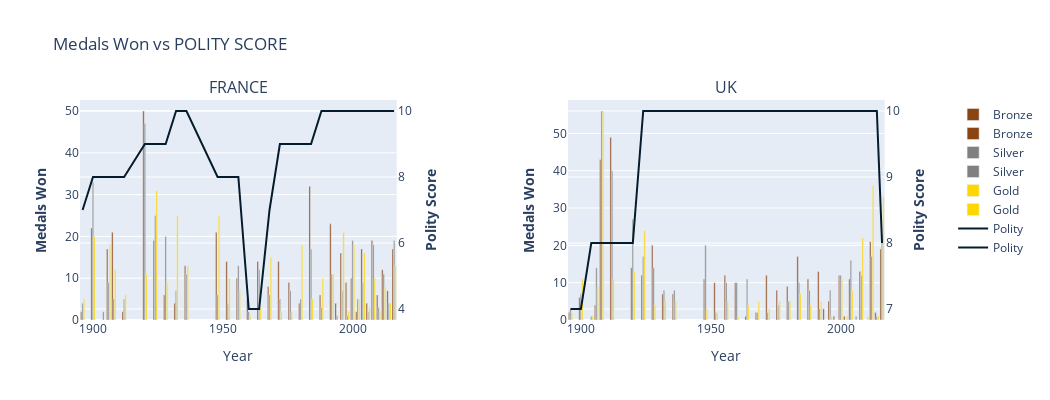
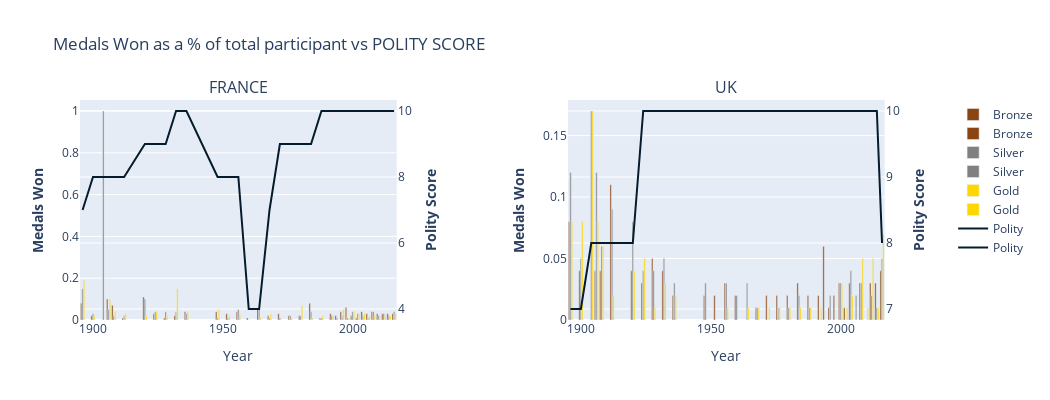
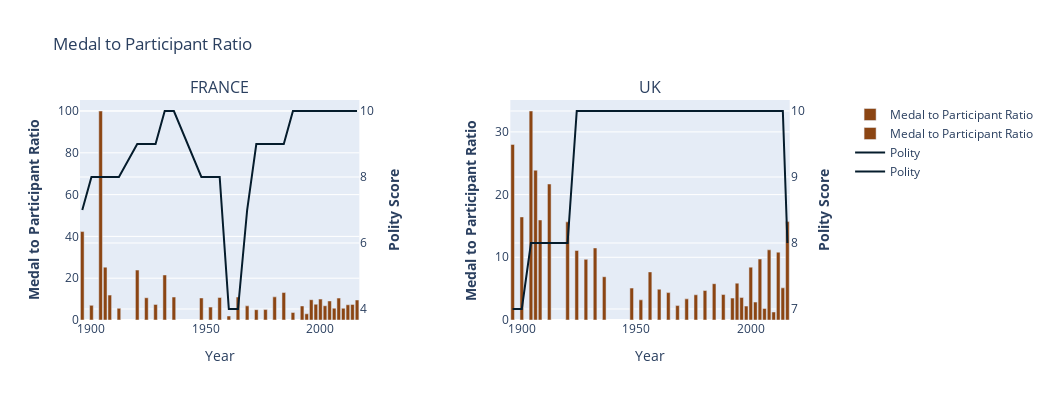
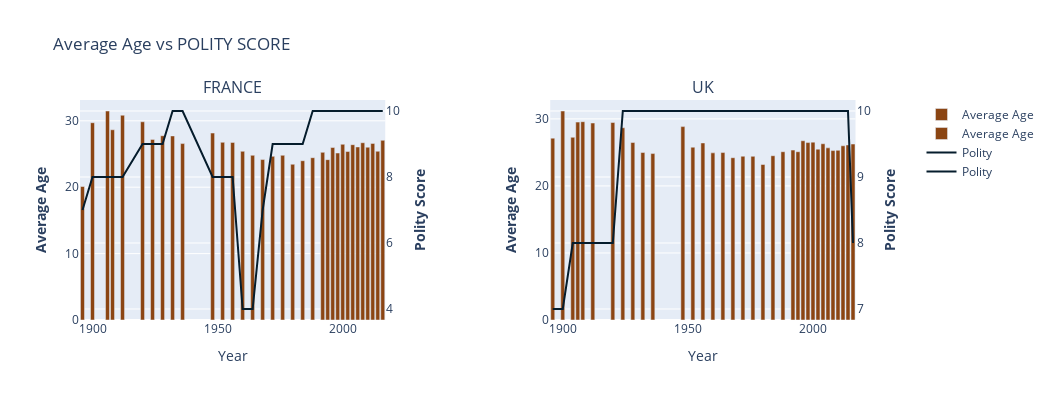

These figures' notebook cell, in order:
### Markdown cell above
### Results of Analysis

### KOREA:

In 1945, Korea split into North Korea (Autocratic) and South Korea (Democratic). During 1960, the April Revolution caused president Syngman Rhee to resign which is why the polity score might have dipped. Since 1972, South Korea's polity score increased, as it became more and more democratic. This might be a cause for its increase in performance over the next few years. While North Korea continued to grow as an autocracy, its performance in Olympics decreased. 1960 onwards, South Korea moved from a low income to middle income country which might have caused an increase in the participation ratio when compared to North Korea. The Male participation was found to be more in South Korea while female participation vs male participation was higher in North Korea.

### Code cell
plot_graphs_for_country(final_df, polity_dff3, ['FRANCE','UK'], 1890, 2020, 'POLITY SCORE')

### Figure 1 — Plotly figure (JSON) as saved in the notebook; plotly's stock layout.template omitted (floating-point values rounded to 4 significant figures)
{"data": [{"marker": {"color": "#8b4513"}, "name": "Bronze", "type": "bar", "x": [1896, 1900, 1904, 1906, 1908, 1912, 1920, 1924, 1928, 1932, 1936, 1948, 1952, 1956, 1960, 1964, 1968, 1972, 1976, 1980, 1984, 1988, 1992, 1994, 1996, 1998, 2000, 2002, 2004, 2006, 2008, 2010, 2012, 2014, 2016], "xaxis": "x", "y": [2, 22, 0, 17, 21, 2, 50, 19, 6, 4, 13, 21, 14, 10, 5, 14, 8, 14, 9, 4, 32, 6, 23, 4, 16, 9, 10, 2, 17, 4, 19, 6, 12, 7, 17], "yaxis": "y"}, {"marker": {"color": "#8b4513"}, "name": "Bronze", "type": "bar", "x": [1896, 1900, 1904, 1906, 1908, 1912, 1920, 1924, 1928, 1932, 1936, 1948, 1952, 1956, 1960, 1964, 1968, 1972, 1976, 1980, 1984, 1988, 1992, 1994, 1996, 1998, 2000, 2002, 2004, 2006, 2008, 2010, 2012, 2014, 2016], "xaxis": "x2", "y": [2, 6, 0, 4, 43, 49, 14, 12, 20, 7, 7, 11, 10, 12, 10, 1, 2, 12, 8, 9, 17, 11, 13, 3, 5, 1, 12, 1, 11, 0, 13, 0, 21, 2, 19], "yaxis": "y3"}, {"marker": {"color": "#808080"}, "name": "Silver", "type": "bar", "x": [1896, 1900, 1904, 1906, 1908, 1912, 1920, 1924, 1928, 1932, 1936, 1948, 1952, 1956, 1960, 1964, 1968, 1972, 1976, 1980, 1984, 1988, 1992, 1994, 1996, 1998, 2000, 2002, 2004, 2006, 2008, 2010, 2012, 2014, 2016], "xaxis": "x", "y": [4, 33, 2, 9, 5, 5, 47, 25, 20, 7, 11, 6, 4, 13, 2, 12, 6, 5, 7, 5, 17, 3, 11, 1, 7, 1, 19, 5, 9, 2, 18, 3, 11, 4, 19], "yaxis": "y"}, {"marker": {"color": "#808080"}, "name": "Silver", "type": "bar", "x": [1896, 1900, 1904, 1906, 1908, 1912, 1920, 1924, 1928, 1932, 1936, 1948, 1952, 1956, 1960, 1964, 1968, 1972, 1976, 1980, 1984, 1988, 1992, 1994, 1996, 1998, 2000, 2002, 2004, 2006, 2008, 2010, 2012, 2014, 2016], "xaxis": "x2", "y": [3, 7, 1, 14, 56, 40, 27, 17, 14, 8, 8, 20, 2, 10, 10, 11, 2, 2, 4, 5, 10, 8, 3, 0, 8, 0, 12, 0, 16, 1, 12, 0, 17, 1, 23], "yaxis": "y3"}, {"marker": {"color": "#ffd700"}, "name": "Gold", "type": "bar", "x": [1896, 1900, 1904, 1906, 1908, 1912, 1920, 1924, 1928, 1932, 1936, 1948, 1952, 1956, 1960, 1964, 1968, 1972, 1976, 1980, 1984, 1988, 1992, 1994, 1996, 1998, 2000, 2002, 2004, 2006, 2008, 2010, 2012, 2014, 2016], "xaxis": "x", "y": [5, 20, 0, 18, 12, 6, 11, 31, 9, 25, 13, 25, 10, 7, 1, 3, 15, 2, 2, 18, 5, 10, 11, 0, 21, 2, 18, 5, 16, 3, 10, 2, 8, 4, 13], "yaxis": "y"}, {"marker": {"color": "#ffd700"}, "name": "Gold", "type": "bar", "x": [1896, 1900, 1904, 1906, 1908, 1912, 1920, 1924, 1928, 1932, 1936, 1948, 1952, 1956, 1960, 1964, 1968, 1972, 1976, 1980, 1984, 1988, 1992, 1994, 1996, 1998, 2000, 2002, 2004, 2006, 2008, 2010, 2012, 2014, 2016], "xaxis": "x2", "y": [2, 11, 1, 9, 56, 11, 13, 24, 4, 5, 5, 3, 2, 5, 1, 4, 5, 3, 5, 5, 7, 4, 5, 0, 1, 0, 11, 1, 8, 0, 22, 1, 36, 1, 33], "yaxis": "y3"}, {"marker": {"color": "#051c2c"}, "name": "Polity", "type": "scatter", "x": [1896, 1900, 1904, 1906, 1908, 1912, 1920, 1924, 1928, 1932, 1936, 1948, 1952, 1956, 1960, 1964, 1968, 1972, 1976, 1980, 1984, 1988, 1992, 1994, 1996, 1998, 2000, 2002, 2004, 2006, 2008, 2010, 2012, 2014, 2016], "xaxis": "x", "y": [7, 8, 8, 8, 8, 8, 9, 9, 9, 10, 10, 8, 8, 8, 4, 4, 7, 9, 9, 9, 9, 10, 10, 10, 10, 10, 10, 10, 10, 10, 10, 10, 10, 10, 10], "yaxis": "y2"}, {"marker": {"color": "#051c2c"}, "name": "Polity", "type": "scatter", "x": [1896, 1900, 1904, 1906, 1908, 1912, 1920, 1924, 1928, 1932, 1936, 1948, 1952, 1956, 1960, 1964, 1968, 1972, 1976, 1980, 1984, 1988, 1992, 1994, 1996, 1998, 2000, 2002, 2004, 2006, 2008, 2010, 2012, 2014, 2016], "xaxis": "x2", "y": [7, 7, 8, 8, 8, 8, 8, 10, 10, 10, 10, 10, 10, 10, 10, 10, 10, 10, 10, 10, 10, 10, 10, 10, 10, 10, 10, 10, 10, 10, 10, 10, 10, 10, 8], "yaxis": "y4"}], "layout": {"annotations": [{"font": {"size": 16}, "showarrow": false, "text": "FRANCE", "x": 0.185, "xanchor": "center", "xref": "paper", "y": 1, "yanchor": "bottom", "yref": "paper"}, {"font": {"size": 16}, "showarrow": false, "text": "UK", "x": 0.755, "xanchor": "center", "xref": "paper", "y": 1, "yanchor": "bottom", "yref": "paper"}], "height": 400, "title": {"text": "Medals Won vs POLITY SCORE"}, "width": 1050, "xaxis": {"anchor": "y", "domain": [0, 0.37], "title": {"text": "Year"}}, "xaxis2": {"anchor": "y3", "domain": [0.57, 0.94], "title": {"text": "Year"}}, "yaxis": {"anchor": "x", "domain": [0, 1], "title": {"text": "<b>Medals Won</b>"}}, "yaxis2": {"anchor": "x", "overlaying": "y", "side": "right", "title": {"text": "<b>Polity Score</b>"}}, "yaxis3": {"anchor": "x2", "domain": [0, 1], "title": {"text": "<b>Medals Won</b>"}}, "yaxis4": {"anchor": "x2", "overlaying": "y3", "side": "right", "title": {"text": "<b>Polity Score</b>"}}}}

### Figure 2 — Plotly figure (JSON) as saved in the notebook; plotly's stock layout.template omitted (floating-point values rounded to 4 significant figures)
{"data": [{"marker": {"color": "#8b4513"}, "name": "Bronze", "type": "bar", "x": [1896, 1900, 1904, 1906, 1908, 1912, 1920, 1924, 1928, 1932, 1936, 1948, 1952, 1956, 1960, 1964, 1968, 1972, 1976, 1980, 1984, 1988, 1992, 1994, 1996, 1998, 2000, 2002, 2004, 2006, 2008, 2010, 2012, 2014, 2016], "xaxis": "x", "y": [0.08, 0.02, 0, 0.1, 0.07, 0.01, 0.11, 0.03, 0.01, 0.02, 0.04, 0.04, 0.03, 0.04, 0.01, 0.05, 0.02, 0.03, 0.02, 0.02, 0.08, 0.01, 0.03, 0.02, 0.04, 0.06, 0.02, 0.01, 0.04, 0.03, 0.04, 0.03, 0.03, 0.03, 0.03], "yaxis": "y"}, {"marker": {"color": "#8b4513"}, "name": "Bronze", "type": "bar", "x": [1896, 1900, 1904, 1906, 1908, 1912, 1920, 1924, 1928, 1932, 1936, 1948, 1952, 1956, 1960, 1964, 1968, 1972, 1976, 1980, 1984, 1988, 1992, 1994, 1996, 1998, 2000, 2002, 2004, 2006, 2008, 2010, 2012, 2014, 2016], "xaxis": "x2", "y": [0.08, 0.04, 0, 0.04, 0.04, 0.11, 0.04, 0.03, 0.05, 0.04, 0.02, 0.02, 0.02, 0.03, 0.02, 0, 0.01, 0.02, 0.02, 0.02, 0.03, 0.02, 0.02, 0.06, 0.01, 0.02, 0.03, 0.01, 0.03, 0, 0.03, 0, 0.03, 0.03, 0.04], "yaxis": "y3"}, {"marker": {"color": "#808080"}, "name": "Silver", "type": "bar", "x": [1896, 1900, 1904, 1906, 1908, 1912, 1920, 1924, 1928, 1932, 1936, 1948, 1952, 1956, 1960, 1964, 1968, 1972, 1976, 1980, 1984, 1988, 1992, 1994, 1996, 1998, 2000, 2002, 2004, 2006, 2008, 2010, 2012, 2014, 2016], "xaxis": "x", "y": [0.15, 0.03, 1, 0.05, 0.02, 0.02, 0.1, 0.04, 0.04, 0.04, 0.03, 0.01, 0.01, 0.05, 0, 0.05, 0.01, 0.01, 0.02, 0.02, 0.04, 0.01, 0.02, 0.01, 0.02, 0.01, 0.04, 0.03, 0.02, 0.01, 0.04, 0.02, 0.03, 0.02, 0.04], "yaxis": "y"}, {"marker": {"color": "#808080"}, "name": "Silver", "type": "bar", "x": [1896, 1900, 1904, 1906, 1908, 1912, 1920, 1924, 1928, 1932, 1936, 1948, 1952, 1956, 1960, 1964, 1968, 1972, 1976, 1980, 1984, 1988, 1992, 1994, 1996, 1998, 2000, 2002, 2004, 2006, 2008, 2010, 2012, 2014, 2016], "xaxis": "x2", "y": [0.12, 0.05, 0.17, 0.12, 0.06, 0.09, 0.08, 0.04, 0.04, 0.05, 0.03, 0.03, 0, 0.03, 0.02, 0.03, 0.01, 0, 0.01, 0.01, 0.02, 0.01, 0, 0, 0.02, 0, 0.03, 0, 0.04, 0.02, 0.03, 0, 0.02, 0.01, 0.05], "yaxis": "y3"}, {"marker": {"color": "#ffd700"}, "name": "Gold", "type": "bar", "x": [1896, 1900, 1904, 1906, 1908, 1912, 1920, 1924, 1928, 1932, 1936, 1948, 1952, 1956, 1960, 1964, 1968, 1972, 1976, 1980, 1984, 1988, 1992, 1994, 1996, 1998, 2000, 2002, 2004, 2006, 2008, 2010, 2012, 2014, 2016], "xaxis": "x", "y": [0.19, 0.02, 0, 0.1, 0.04, 0.03, 0.02, 0.04, 0.02, 0.15, 0.04, 0.05, 0.02, 0.03, 0, 0.01, 0.03, 0, 0.01, 0.07, 0.01, 0.02, 0.02, 0, 0.05, 0.01, 0.04, 0.03, 0.03, 0.02, 0.02, 0.01, 0.02, 0.02, 0.03], "yaxis": "y"}, {"marker": {"color": "#ffd700"}, "name": "Gold", "type": "bar", "x": [1896, 1900, 1904, 1906, 1908, 1912, 1920, 1924, 1928, 1932, 1936, 1948, 1952, 1956, 1960, 1964, 1968, 1972, 1976, 1980, 1984, 1988, 1992, 1994, 1996, 1998, 2000, 2002, 2004, 2006, 2008, 2010, 2012, 2014, 2016], "xaxis": "x2", "y": [0.08, 0.08, 0.17, 0.08, 0.06, 0.02, 0.04, 0.05, 0.01, 0.03, 0.02, 0, 0, 0.01, 0, 0.01, 0.01, 0.01, 0.01, 0.01, 0.01, 0.01, 0.01, 0, 0, 0, 0.03, 0.01, 0.02, 0, 0.05, 0.01, 0.05, 0.01, 0.07], "yaxis": "y3"}, {"marker": {"color": "#051c2c"}, "name": "Polity", "type": "scatter", "x": [1896, 1900, 1904, 1906, 1908, 1912, 1920, 1924, 1928, 1932, 1936, 1948, 1952, 1956, 1960, 1964, 1968, 1972, 1976, 1980, 1984, 1988, 1992, 1994, 1996, 1998, 2000, 2002, 2004, 2006, 2008, 2010, 2012, 2014, 2016], "xaxis": "x", "y": [7, 8, 8, 8, 8, 8, 9, 9, 9, 10, 10, 8, 8, 8, 4, 4, 7, 9, 9, 9, 9, 10, 10, 10, 10, 10, 10, 10, 10, 10, 10, 10, 10, 10, 10], "yaxis": "y2"}, {"marker": {"color": "#051c2c"}, "name": "Polity", "type": "scatter", "x": [1896, 1900, 1904, 1906, 1908, 1912, 1920, 1924, 1928, 1932, 1936, 1948, 1952, 1956, 1960, 1964, 1968, 1972, 1976, 1980, 1984, 1988, 1992, 1994, 1996, 1998, 2000, 2002, 2004, 2006, 2008, 2010, 2012, 2014, 2016], "xaxis": "x2", "y": [7, 7, 8, 8, 8, 8, 8, 10, 10, 10, 10, 10, 10, 10, 10, 10, 10, 10, 10, 10, 10, 10, 10, 10, 10, 10, 10, 10, 10, 10, 10, 10, 10, 10, 8], "yaxis": "y4"}], "layout": {"annotations": [{"font": {"size": 16}, "showarrow": false, "text": "FRANCE", "x": 0.185, "xanchor": "center", "xref": "paper", "y": 1, "yanchor": "bottom", "yref": "paper"}, {"font": {"size": 16}, "showarrow": false, "text": "UK", "x": 0.755, "xanchor": "center", "xref": "paper", "y": 1, "yanchor": "bottom", "yref": "paper"}], "height": 400, "title": {"text": "Medals Won as a % of total participant vs POLITY SCORE"}, "width": 1050, "xaxis": {"anchor": "y", "domain": [0, 0.37], "title": {"text": "Year"}}, "xaxis2": {"anchor": "y3", "domain": [0.57, 0.94], "title": {"text": "Year"}}, "yaxis": {"anchor": "x", "domain": [0, 1], "title": {"text": "<b>Medals Won</b>"}}, "yaxis2": {"anchor": "x", "overlaying": "y", "side": "right", "title": {"text": "<b>Polity Score</b>"}}, "yaxis3": {"anchor": "x2", "domain": [0, 1], "title": {"text": "<b>Medals Won</b>"}}, "yaxis4": {"anchor": "x2", "overlaying": "y3", "side": "right", "title": {"text": "<b>Polity Score</b>"}}}}

### Figure 3 — Plotly figure (JSON) as saved in the notebook; plotly's stock layout.template omitted (floating-point values rounded to 4 significant figures)
{"data": [{"marker": {"color": "#8b4513"}, "name": "Medal to Participant Ratio", "type": "bar", "x": [1896, 1900, 1904, 1906, 1908, 1912, 1920, 1924, 1928, 1932, 1936, 1948, 1952, 1956, 1960, 1964, 1968, 1972, 1976, 1980, 1984, 1988, 1992, 1994, 1996, 1998, 2000, 2002, 2004, 2006, 2008, 2010, 2012, 2014, 2016], "xaxis": "x", "y": [42.31, 7, 100, 25.29, 11.91, 5.6, 23.89, 10.65, 7.46, 21.56, 10.98, 10.55, 6.18, 10.75, 1.91, 10.98, 6.76, 4.94, 4.99, 11.07, 13.14, 3.6, 6.72, 2.96, 9.71, 7.55, 10, 6.82, 9.11, 5.66, 10.49, 5.61, 7.28, 7.46, 9.57], "yaxis": "y"}, {"marker": {"color": "#8b4513"}, "name": "Medal to Participant Ratio", "type": "bar", "x": [1896, 1900, 1904, 1906, 1908, 1912, 1920, 1924, 1928, 1932, 1936, 1948, 1952, 1956, 1960, 1964, 1968, 1972, 1976, 1980, 1984, 1988, 1992, 1994, 1996, 1998, 2000, 2002, 2004, 2006, 2008, 2010, 2012, 2014, 2016], "xaxis": "x2", "y": [28, 16.44, 33.33, 23.89, 15.95, 21.69, 15.65, 11.09, 9.67, 11.49, 6.9, 5.09, 3.21, 7.67, 4.91, 4.37, 2.3, 3.37, 4.02, 4.7, 5.79, 4.06, 3.49, 5.88, 3.58, 2.22, 8.43, 2.86, 9.72, 1.85, 11.19, 1.28, 10.82, 5.13, 15.69], "yaxis": "y3"}, {"marker": {"color": "#051c2c"}, "name": "Polity", "type": "scatter", "x": [1896, 1900, 1904, 1906, 1908, 1912, 1920, 1924, 1928, 1932, 1936, 1948, 1952, 1956, 1960, 1964, 1968, 1972, 1976, 1980, 1984, 1988, 1992, 1994, 1996, 1998, 2000, 2002, 2004, 2006, 2008, 2010, 2012, 2014, 2016], "xaxis": "x", "y": [7, 8, 8, 8, 8, 8, 9, 9, 9, 10, 10, 8, 8, 8, 4, 4, 7, 9, 9, 9, 9, 10, 10, 10, 10, 10, 10, 10, 10, 10, 10, 10, 10, 10, 10], "yaxis": "y2"}, {"marker": {"color": "#051c2c"}, "name": "Polity", "type": "scatter", "x": [1896, 1900, 1904, 1906, 1908, 1912, 1920, 1924, 1928, 1932, 1936, 1948, 1952, 1956, 1960, 1964, 1968, 1972, 1976, 1980, 1984, 1988, 1992, 1994, 1996, 1998, 2000, 2002, 2004, 2006, 2008, 2010, 2012, 2014, 2016], "xaxis": "x2", "y": [7, 7, 8, 8, 8, 8, 8, 10, 10, 10, 10, 10, 10, 10, 10, 10, 10, 10, 10, 10, 10, 10, 10, 10, 10, 10, 10, 10, 10, 10, 10, 10, 10, 10, 8], "yaxis": "y4"}], "layout": {"annotations": [{"font": {"size": 16}, "showarrow": false, "text": "FRANCE", "x": 0.185, "xanchor": "center", "xref": "paper", "y": 1, "yanchor": "bottom", "yref": "paper"}, {"font": {"size": 16}, "showarrow": false, "text": "UK", "x": 0.755, "xanchor": "center", "xref": "paper", "y": 1, "yanchor": "bottom", "yref": "paper"}], "height": 400, "title": {"text": "Medal to Participant Ratio"}, "width": 1050, "xaxis": {"anchor": "y", "domain": [0, 0.37], "title": {"text": "Year"}}, "xaxis2": {"anchor": "y3", "domain": [0.57, 0.94], "title": {"text": "Year"}}, "yaxis": {"anchor": "x", "domain": [0, 1], "title": {"text": "<b>Medal to Participant Ratio</b>"}}, "yaxis2": {"anchor": "x", "overlaying": "y", "side": "right", "title": {"text": "<b>Polity Score</b>"}}, "yaxis3": {"anchor": "x2", "domain": [0, 1], "title": {"text": "<b>Medal to Participant Ratio</b>"}}, "yaxis4": {"anchor": "x2", "overlaying": "y3", "side": "right", "title": {"text": "<b>Polity Score</b>"}}}}

### Figure 4 — Plotly figure (JSON) as saved in the notebook; plotly's stock layout.template omitted (floating-point values rounded to 4 significant figures)
{"data": [{"marker": {"color": "#8b4513"}, "name": "Average Age", "type": "bar", "x": [1896, 1900, 1904, 1906, 1908, 1912, 1920, 1924, 1928, 1932, 1936, 1948, 1952, 1956, 1960, 1964, 1968, 1972, 1976, 1980, 1984, 1988, 1992, 1994, 1996, 1998, 2000, 2002, 2004, 2006, 2008, 2010, 2012, 2014, 2016], "xaxis": "x", "y": [20.11, 29.71, null, 31.47, 28.65, 30.84, 29.85, 27.2, 27.75, 27.72, 26.57, 28.15, 26.76, 26.75, 25.4, 24.8, 24.16, 24.65, 24.8, 23.45, 23.99, 24.44, 25.25, 24.15, 25.97, 25.15, 26.46, 25.37, 26.4, 26.06, 26.7, 26.02, 26.6, 25.41, 27.06], "yaxis": "y"}, {"marker": {"color": "#8b4513"}, "name": "Average Age", "type": "bar", "x": [1896, 1900, 1904, 1906, 1908, 1912, 1920, 1924, 1928, 1932, 1936, 1948, 1952, 1956, 1960, 1964, 1968, 1972, 1976, 1980, 1984, 1988, 1992, 1994, 1996, 1998, 2000, 2002, 2004, 2006, 2008, 2010, 2012, 2014, 2016], "xaxis": "x2", "y": [27.12, 31.18, 27.25, 29.52, 29.58, 29.38, 29.46, 28.67, 26.47, 24.98, 24.83, 28.85, 25.77, 26.41, 24.93, 24.98, 24.21, 24.43, 24.41, 23.19, 24.5, 25.1, 25.34, 25.1, 26.74, 26.47, 26.53, 25.48, 26.29, 25.68, 25.27, 25.31, 25.99, 26.11, 26.24], "yaxis": "y3"}, {"marker": {"color": "#051c2c"}, "name": "Polity", "type": "scatter", "x": [1896, 1900, 1904, 1906, 1908, 1912, 1920, 1924, 1928, 1932, 1936, 1948, 1952, 1956, 1960, 1964, 1968, 1972, 1976, 1980, 1984, 1988, 1992, 1994, 1996, 1998, 2000, 2002, 2004, 2006, 2008, 2010, 2012, 2014, 2016], "xaxis": "x", "y": [7, 8, 8, 8, 8, 8, 9, 9, 9, 10, 10, 8, 8, 8, 4, 4, 7, 9, 9, 9, 9, 10, 10, 10, 10, 10, 10, 10, 10, 10, 10, 10, 10, 10, 10], "yaxis": "y2"}, {"marker": {"color": "#051c2c"}, "name": "Polity", "type": "scatter", "x": [1896, 1900, 1904, 1906, 1908, 1912, 1920, 1924, 1928, 1932, 1936, 1948, 1952, 1956, 1960, 1964, 1968, 1972, 1976, 1980, 1984, 1988, 1992, 1994, 1996, 1998, 2000, 2002, 2004, 2006, 2008, 2010, 2012, 2014, 2016], "xaxis": "x2", "y": [7, 7, 8, 8, 8, 8, 8, 10, 10, 10, 10, 10, 10, 10, 10, 10, 10, 10, 10, 10, 10, 10, 10, 10, 10, 10, 10, 10, 10, 10, 10, 10, 10, 10, 8], "yaxis": "y4"}], "layout": {"annotations": [{"font": {"size": 16}, "showarrow": false, "text": "FRANCE", "x": 0.185, "xanchor": "center", "xref": "paper", "y": 1, "yanchor": "bottom", "yref": "paper"}, {"font": {"size": 16}, "showarrow": false, "text": "UK", "x": 0.755, "xanchor": "center", "xref": "paper", "y": 1, "yanchor": "bottom", "yref": "paper"}], "height": 400, "title": {"text": "Average Age vs POLITY SCORE"}, "width": 1050, "xaxis": {"anchor": "y", "domain": [0, 0.37], "title": {"text": "Year"}}, "xaxis2": {"anchor": "y3", "domain": [0.57, 0.94], "title": {"text": "Year"}}, "yaxis": {"anchor": "x", "domain": [0, 1], "title": {"text": "<b>Average Age</b>"}}, "yaxis2": {"anchor": "x", "overlaying": "y", "side": "right", "title": {"text": "<b>Polity Score</b>"}}, "yaxis3": {"anchor": "x2", "domain": [0, 1], "title": {"text": "<b>Average Age</b>"}}, "yaxis4": {"anchor": "x2", "overlaying": "y3", "side": "right", "title": {"text": "<b>Polity Score</b>"}}}}
